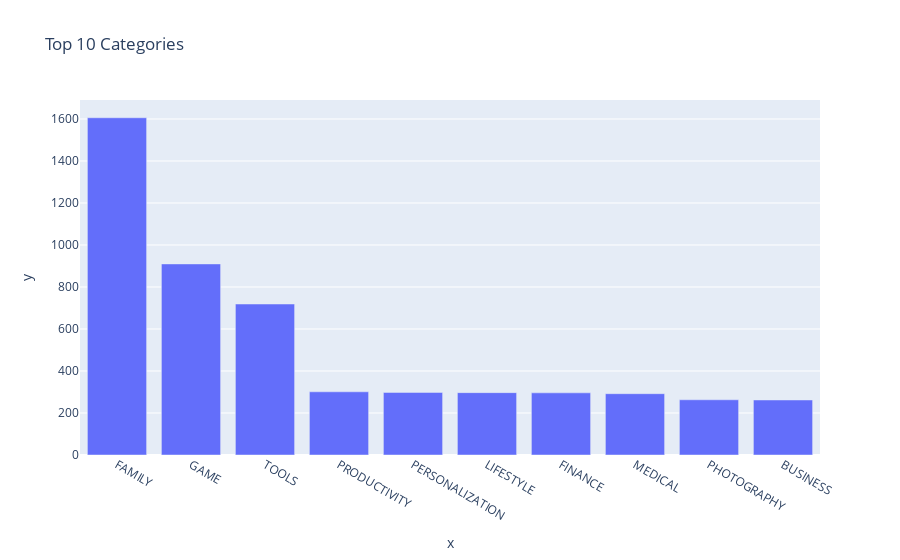

The code cell stored with this chart in its notebook:
### Markdown cell above
### Vertical Bar Chart - Highest Competition (Number of Apps)

### Code cell
bar = px.bar(x= top10_category.index, y= top10_category.values, title='Top 10 Categories')
bar.update_traces()
bar.show()

### Figure 1 — Plotly figure (JSON) as saved in the notebook; plotly's stock layout.template omitted (floating-point values rounded to 4 significant figures)
{"data": [{"hovertemplate": "x=%{x}<br>y=%{y}<extra></extra>", "legendgroup": "", "marker": {"color": "#636efa", "pattern": {"shape": ""}}, "name": "", "orientation": "v", "showlegend": false, "textposition": "auto", "type": "bar", "x": ["FAMILY", "GAME", "TOOLS", "PRODUCTIVITY", "PERSONALIZATION", "LIFESTYLE", "FINANCE", "MEDICAL", "PHOTOGRAPHY", "BUSINESS"], "xaxis": "x", "y": [1606, 910, 719, 301, 298, 297, 296, 292, 263, 262], "yaxis": "y"}], "layout": {"barmode": "relative", "legend": {"tracegroupgap": 0}, "title": {"text": "Top 10 Categories"}, "xaxis": {"anchor": "y", "domain": [0, 1], "title": {"text": "x"}}, "yaxis": {"anchor": "x", "domain": [0, 1], "title": {"text": "y"}}}}
